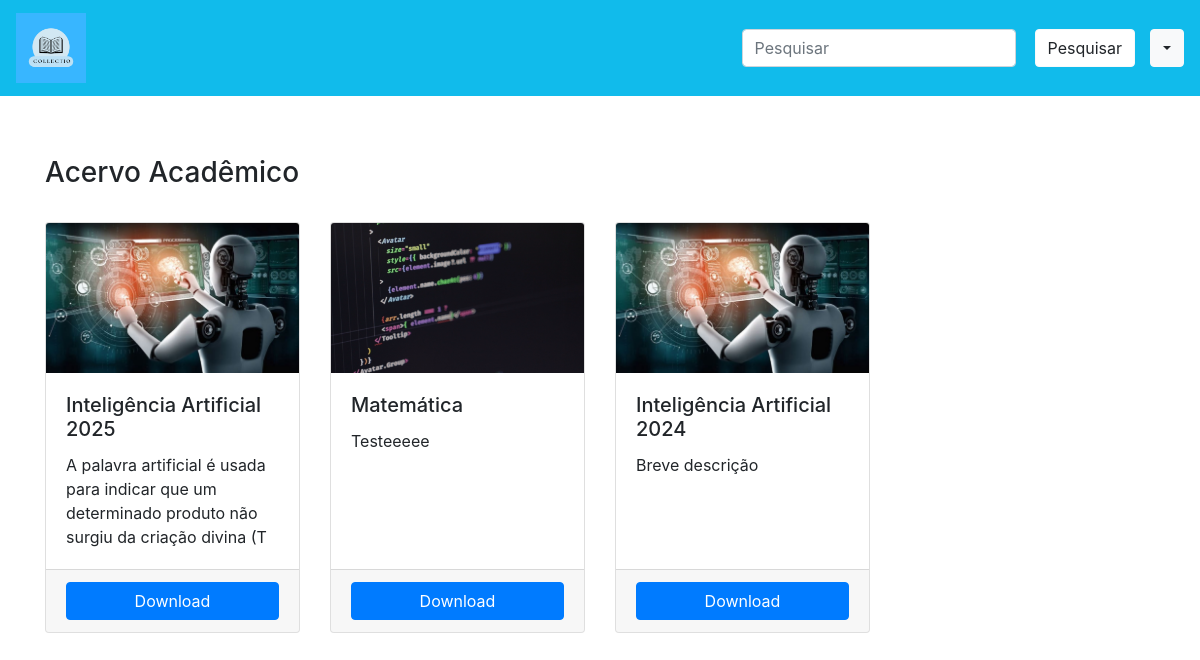
Page / (signed in) on the committed database.
### apps/projeto/models.py (models this page shows)
class Arquivos(models.Model):
    capa = models.ImageField(verbose_name='Capa', blank=True, null=True)
    titulo = models.CharField(verbose_name='Título', max_length=100)
    autor = models.CharField(verbose_name='Autor', max_length=50)
    descricao = models.TextField(verbose_name="Descrição", blank=True, null=True)
    area = [
        ("1", "Saúde"),
        ("2", "Tecnologia"),
        ("3", "Linguagens"),
        ("4", "Ciências Exatas"),
        ("5", "Ciências Humanas"),
    ]
    area_de_con = models.CharField(verbose_name='Área de Conhecimento', max_length=3, choices=area)
    upload = models.URLField(verbose_name="Upload do Arquivo")
    user = models.ForeignKey(settings.AUTH_USER_MODEL, on_delete=models.CASCADE, related_name='arquivos')
    class Meta:
        verbose_name = 'Arquivo'

### collecTio/views.py (the view)
# urls.py: 2. Add a URL to urlpatterns:  path('', views.home, name='home')
@login_required (login_url='/login')
def home(request):
    arquivo = Arquivos.objects.all()
    dados = {
        "arquivos": arquivo,
    }
    return render(request, 'home.html', dados)

### templates/home.html
{% extends "base.html" %}
{% load static %}
{% block corpo %}
<div class="container" style="margin-top: 60px;">
  <h3>Acervo Acadêmico</h3><br>
  <div class="row">
    {% for arquivo in arquivos %}
      <div class="col-lg-3 col-md-4 col-sm-6 mb-4 d-flex align-items-stretch">
        <div class="card w-100" style="min-height: 100%;">
          <img class="card-img-top" src="{{ arquivo.capa.url }}" alt="Imagem de capa do card" style="height: 150px; object-fit: cover;">
          <div class="card-body d-flex flex-column">
            <h5 class="card-title">{{ arquivo.titulo }}</h5>
            <p class="card-text flex-grow-1">
              {{ arquivo.descricao|slice:":100" }}
            </p>
          </div>
          <div class="card-footer">
            <a href="{{ arquivo.upload }}" class="btn btn-primary btn-block">Download</a>
          </div>
        </div>
      </div>
    {% endfor %}
  </div>
</div>
{% endblock %}

### templates/base.html (shortened to what this page needs)
{% load static %}
<!DOCTYPE html>
<html lang="pt-br">
  <head>
    <link rel="stylesheet" href="{% static 'css/bootstrap.css' %}">
  <nav class="navbar" style="background-color: rgb(17, 187, 235);">
    <a class="navbar-brand" href="#">
      <img  src="{% static 'media/img/logo.png' %}" width="70" height="70" alt="logo do site">
    </a>
    <form class="form-inline">
      <input class="form-control mr-sm-1" type="search" placeholder="Pesquisar" aria-label="Pesquisar">
      <button class="btn btn-light" type="submit" style="background-color: white;margin: 15px;">Pesquisar</button>
      <div class="dropdown ml-auto" style="float: right;">
        <button class="btn btn-light dropdown-toggle" type="button" id="dropdownMenuButton" data-toggle="dropdown" aria-haspopup="true" aria-expanded="false"></button>
    </form>
  </nav>
  </head>
  <body>
    {% block corpo %}
    {% endblock%}
  </body>
</html>

### rows in the picture
Arquivos: capa (picture), titulo "Inteligência Artificial 2025", descricao "A palavra artificial é usada para indicar que um determinado produto não surgiu da criação divina (T"
Arquivos: capa (picture), titulo "Matemática", descricao "Testeeeee"
Arquivos: capa (picture), titulo "Inteligência Artificial 2024", descricao "Breve descrição"
